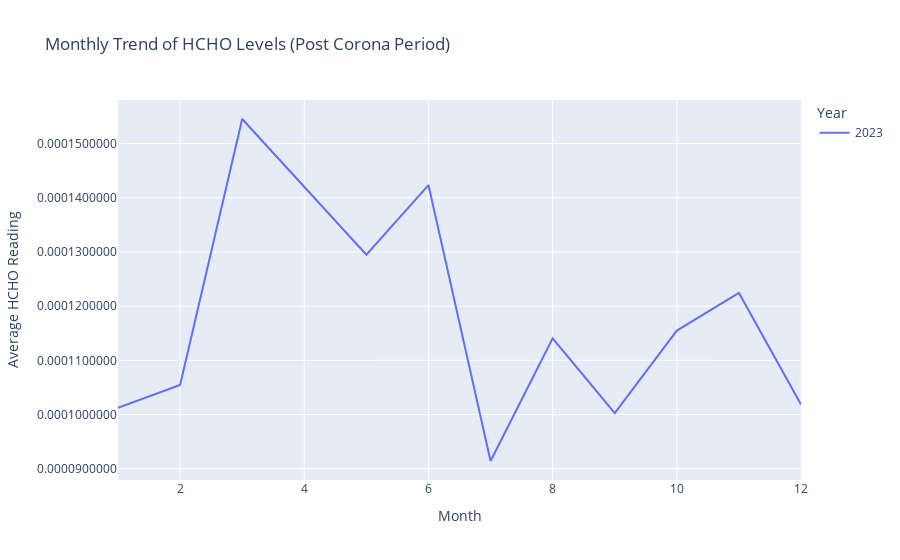

Here is the notebook cell this chart was saved with:
### Code cell
# Filter data for the years 2023 upward
filtered_data = df[df['Year'].isin([2023,2024])]

# Calculate the mean HCHO for each month and year
monthly_data = filtered_data.groupby(['Year', 'Month'])['HCHO'].mean().reset_index()

# Create an interactive plot
fig = px.line(monthly_data, x='Month', y='HCHO', color='Year', title='Monthly Trend of HCHO Levels (Post Corona Period)',
              labels={'Month': 'Month', 'HCHO': 'Average HCHO Reading', 'Year': 'Year'})

# Format y-axis to display values in standard notation
fig.update_layout(yaxis_tickformat=".10f")

fig.show()

### Figure 1 — Plotly figure (JSON) as saved in the notebook; plotly's stock layout.template omitted (floating-point values rounded to 4 significant figures)
{"data": [{"hovertemplate": "Year=2023<br>Month=%{x}<br>Average HCHO Reading=%{y}<extra></extra>", "legendgroup": "2023", "line": {"color": "#636efa", "dash": "solid"}, "marker": {"symbol": "circle"}, "mode": "lines", "name": "2023", "orientation": "v", "showlegend": true, "type": "scatter", "x": [1, 2, 3, 4, 5, 6, 7, 8, 9, 10, 11, 12], "xaxis": "x", "y": [0.0001013, 0.0001055, 0.0001545, 0.000142, 0.0001295, 0.0001423, 9.142e-05, 0.0001141, 0.0001002, 0.0001155, 0.0001224, 0.0001018], "yaxis": "y"}], "layout": {"legend": {"title": {"text": "Year"}, "tracegroupgap": 0}, "title": {"text": "Monthly Trend of HCHO Levels (Post Corona Period)"}, "xaxis": {"anchor": "y", "domain": [0, 1], "title": {"text": "Month"}}, "yaxis": {"anchor": "x", "domain": [0, 1], "tickformat": ".10f", "title": {"text": "Average HCHO Reading"}}}}
